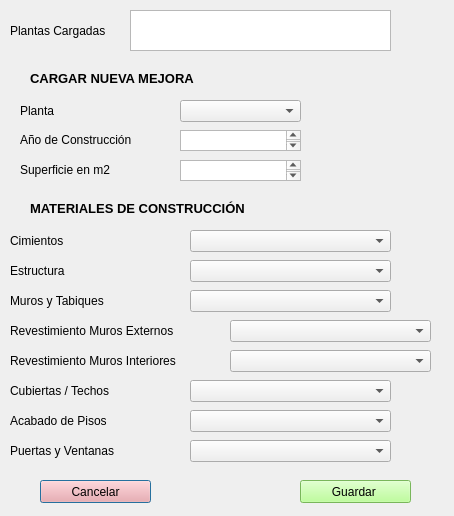
<?xml version="1.0" encoding="UTF-8"?>
<ui version="4.0">
 <class>Dialog</class>
 <widget class="QDialog" name="Dialog">
  <property name="geometry">
   <rect>
    <x>0</x>
    <y>0</y>
    <width>454</width>
    <height>516</height>
   </rect>
  </property>
  <property name="windowTitle">
   <string>Dialog</string>
  </property>
  <widget class="QListWidget" name="list_bbdd">
   <property name="geometry">
    <rect>
     <x>130</x>
     <y>10</y>
     <width>261</width>
     <height>41</height>
    </rect>
   </property>
  </widget>
  <widget class="QLabel" name="label">
   <property name="geometry">
    <rect>
     <x>10</x>
     <y>20</y>
     <width>111</width>
     <height>21</height>
    </rect>
   </property>
   <property name="font">
    <font>
     <pointsize>9</pointsize>
    </font>
   </property>
   <property name="text">
    <string>Plantas Cargadas</string>
   </property>
  </widget>
  <widget class="QComboBox" name="comboBox_planta">
   <property name="geometry">
    <rect>
     <x>180</x>
     <y>100</y>
     <width>121</width>
     <height>22</height>
    </rect>
   </property>
   <item>
    <property name="text">
     <string/>
    </property>
   </item>
   <item>
    <property name="text">
     <string>Planta Baja</string>
    </property>
   </item>
   <item>
    <property name="text">
     <string>Piso 1</string>
    </property>
   </item>
   <item>
    <property name="text">
     <string>Piso 2</string>
    </property>
   </item>
   <item>
    <property name="text">
     <string>Piso 3</string>
    </property>
   </item>
   <item>
    <property name="text">
     <string>Piso 4</string>
    </property>
   </item>
   <item>
    <property name="text">
     <string>Piso 5</string>
    </property>
   </item>
   <item>
    <property name="text">
     <string>Piso 6</string>
    </property>
   </item>
   <item>
    <property name="text">
     <string>Piso 7</string>
    </property>
   </item>
  </widget>
  <widget class="QLabel" name="label_2">
   <property name="geometry">
    <rect>
     <x>30</x>
     <y>70</y>
     <width>251</width>
     <height>16</height>
    </rect>
   </property>
   <property name="font">
    <font>
     <pointsize>10</pointsize>
     <weight>75</weight>
     <bold>true</bold>
    </font>
   </property>
   <property name="text">
    <string>CARGAR NUEVA MEJORA</string>
   </property>
  </widget>
  <widget class="QLabel" name="label_3">
   <property name="geometry">
    <rect>
     <x>20</x>
     <y>100</y>
     <width>111</width>
     <height>21</height>
    </rect>
   </property>
   <property name="font">
    <font>
     <pointsize>9</pointsize>
    </font>
   </property>
   <property name="text">
    <string>Planta</string>
   </property>
  </widget>
  <widget class="QLabel" name="label_26">
   <property name="geometry">
    <rect>
     <x>20</x>
     <y>130</y>
     <width>141</width>
     <height>20</height>
    </rect>
   </property>
   <property name="font">
    <font>
     <pointsize>9</pointsize>
    </font>
   </property>
   <property name="text">
    <string>Año de Construcción</string>
   </property>
  </widget>
  <widget class="QPlainTextEdit" name="anyo">
   <property name="geometry">
    <rect>
     <x>180</x>
     <y>130</y>
     <width>121</width>
     <height>21</height>
    </rect>
   </property>
  </widget>
  <widget class="QLabel" name="label_27">
   <property name="geometry">
    <rect>
     <x>20</x>
     <y>160</y>
     <width>121</width>
     <height>20</height>
    </rect>
   </property>
   <property name="font">
    <font>
     <pointsize>9</pointsize>
    </font>
   </property>
   <property name="text">
    <string>Superficie en m2</string>
   </property>
  </widget>
  <widget class="QPlainTextEdit" name="superficie">
   <property name="geometry">
    <rect>
     <x>180</x>
     <y>160</y>
     <width>121</width>
     <height>21</height>
    </rect>
   </property>
  </widget>
  <widget class="QLabel" name="label_4">
   <property name="geometry">
    <rect>
     <x>30</x>
     <y>200</y>
     <width>311</width>
     <height>16</height>
    </rect>
   </property>
   <property name="font">
    <font>
     <pointsize>10</pointsize>
     <weight>75</weight>
     <bold>true</bold>
    </font>
   </property>
   <property name="text">
    <string>MATERIALES DE CONSTRUCCIÓN</string>
   </property>
  </widget>
  <widget class="QLabel" name="label_5">
   <property name="geometry">
    <rect>
     <x>10</x>
     <y>230</y>
     <width>71</width>
     <height>21</height>
    </rect>
   </property>
   <property name="font">
    <font>
     <pointsize>9</pointsize>
    </font>
   </property>
   <property name="text">
    <string>Cimientos</string>
   </property>
  </widget>
  <widget class="QComboBox" name="comboBox_cimientos">
   <property name="geometry">
    <rect>
     <x>190</x>
     <y>230</y>
     <width>201</width>
     <height>22</height>
    </rect>
   </property>
   <item>
    <property name="text">
     <string/>
    </property>
   </item>
   <item>
    <property name="text">
     <string>Radier o Pilotaje</string>
    </property>
   </item>
   <item>
    <property name="text">
     <string>Hormigón Armado</string>
    </property>
   </item>
   <item>
    <property name="text">
     <string>Hormigón</string>
    </property>
   </item>
   <item>
    <property name="text">
     <string>Hormigón Ciclópeo</string>
    </property>
   </item>
   <item>
    <property name="text">
     <string>Ladrillo y Cemento</string>
    </property>
   </item>
   <item>
    <property name="text">
     <string>Piedra y Barro</string>
    </property>
   </item>
   <item>
    <property name="text">
     <string>Sin Cimentación</string>
    </property>
   </item>
  </widget>
  <widget class="QLabel" name="label_6">
   <property name="geometry">
    <rect>
     <x>10</x>
     <y>260</y>
     <width>71</width>
     <height>21</height>
    </rect>
   </property>
   <property name="font">
    <font>
     <pointsize>9</pointsize>
    </font>
   </property>
   <property name="text">
    <string>Estructura</string>
   </property>
  </widget>
  <widget class="QLabel" name="label_7">
   <property name="geometry">
    <rect>
     <x>10</x>
     <y>290</y>
     <width>131</width>
     <height>21</height>
    </rect>
   </property>
   <property name="font">
    <font>
     <pointsize>9</pointsize>
    </font>
   </property>
   <property name="text">
    <string>Muros y Tabiques</string>
   </property>
  </widget>
  <widget class="QLabel" name="label_9">
   <property name="geometry">
    <rect>
     <x>10</x>
     <y>320</y>
     <width>211</width>
     <height>21</height>
    </rect>
   </property>
   <property name="font">
    <font>
     <pointsize>9</pointsize>
    </font>
   </property>
   <property name="text">
    <string>Revestimiento Muros Externos</string>
   </property>
  </widget>
  <widget class="QLabel" name="label_10">
   <property name="geometry">
    <rect>
     <x>10</x>
     <y>350</y>
     <width>211</width>
     <height>21</height>
    </rect>
   </property>
   <property name="font">
    <font>
     <pointsize>9</pointsize>
    </font>
   </property>
   <property name="text">
    <string>Revestimiento Muros Interiores</string>
   </property>
  </widget>
  <widget class="QLabel" name="label_11">
   <property name="geometry">
    <rect>
     <x>10</x>
     <y>380</y>
     <width>131</width>
     <height>21</height>
    </rect>
   </property>
   <property name="font">
    <font>
     <pointsize>9</pointsize>
    </font>
   </property>
   <property name="text">
    <string>Cubiertas / Techos</string>
   </property>
  </widget>
  <widget class="QLabel" name="label_12">
   <property name="geometry">
    <rect>
     <x>10</x>
     <y>410</y>
     <width>141</width>
     <height>21</height>
    </rect>
   </property>
   <property name="font">
    <font>
     <pointsize>9</pointsize>
    </font>
   </property>
   <property name="text">
    <string>Acabado de Pisos</string>
   </property>
  </widget>
  <widget class="QLabel" name="label_13">
   <property name="geometry">
    <rect>
     <x>10</x>
     <y>440</y>
     <width>141</width>
     <height>21</height>
    </rect>
   </property>
   <property name="font">
    <font>
     <pointsize>9</pointsize>
    </font>
   </property>
   <property name="text">
    <string>Puertas y Ventanas</string>
   </property>
  </widget>
  <widget class="QComboBox" name="comboBox_estructura">
   <property name="geometry">
    <rect>
     <x>190</x>
     <y>260</y>
     <width>201</width>
     <height>22</height>
    </rect>
   </property>
   <item>
    <property name="text">
     <string/>
    </property>
   </item>
   <item>
    <property name="text">
     <string>Hormigón Armado</string>
    </property>
   </item>
   <item>
    <property name="text">
     <string>Metálica</string>
    </property>
   </item>
   <item>
    <property name="text">
     <string>Piedra </string>
    </property>
   </item>
   <item>
    <property name="text">
     <string>Ladrillo o Madera</string>
    </property>
   </item>
   <item>
    <property name="text">
     <string>Sin Estructura</string>
    </property>
   </item>
  </widget>
  <widget class="QComboBox" name="comboBox_muros">
   <property name="geometry">
    <rect>
     <x>190</x>
     <y>290</y>
     <width>201</width>
     <height>22</height>
    </rect>
   </property>
   <item>
    <property name="text">
     <string/>
    </property>
   </item>
   <item>
    <property name="text">
     <string>Hormigón Armado</string>
    </property>
   </item>
   <item>
    <property name="text">
     <string>Piedra Cortada</string>
    </property>
   </item>
   <item>
    <property name="text">
     <string>Vidrio</string>
    </property>
   </item>
   <item>
    <property name="text">
     <string>Ladrillo </string>
    </property>
   </item>
   <item>
    <property name="text">
     <string>Bloques Prefabricados</string>
    </property>
   </item>
   <item>
    <property name="text">
     <string>Paneles o Aglomerados</string>
    </property>
   </item>
   <item>
    <property name="text">
     <string>Madera</string>
    </property>
   </item>
   <item>
    <property name="text">
     <string>Adobe</string>
    </property>
   </item>
   <item>
    <property name="text">
     <string>Tapial</string>
    </property>
   </item>
   <item>
    <property name="text">
     <string>Cañahueca o Similar</string>
    </property>
   </item>
  </widget>
  <widget class="QComboBox" name="comboBox_externos">
   <property name="geometry">
    <rect>
     <x>230</x>
     <y>320</y>
     <width>201</width>
     <height>22</height>
    </rect>
   </property>
   <item>
    <property name="text">
     <string/>
    </property>
   </item>
   <item>
    <property name="text">
     <string>Mármol</string>
    </property>
   </item>
   <item>
    <property name="text">
     <string>Cerámica</string>
    </property>
   </item>
   <item>
    <property name="text">
     <string>Mosaico/Madera</string>
    </property>
   </item>
   <item>
    <property name="text">
     <string>Piedra</string>
    </property>
   </item>
   <item>
    <property name="text">
     <string>Ladrillo Visto</string>
    </property>
   </item>
   <item>
    <property name="text">
     <string>Reboque Cal / Cemento</string>
    </property>
   </item>
   <item>
    <property name="text">
     <string>Yeso Pintado</string>
    </property>
   </item>
   <item>
    <property name="text">
     <string>Barro </string>
    </property>
   </item>
   <item>
    <property name="text">
     <string>Sin Acabado</string>
    </property>
   </item>
  </widget>
  <widget class="QComboBox" name="comboBox_interiores">
   <property name="geometry">
    <rect>
     <x>230</x>
     <y>350</y>
     <width>201</width>
     <height>22</height>
    </rect>
   </property>
   <item>
    <property name="text">
     <string/>
    </property>
   </item>
   <item>
    <property name="text">
     <string>Mármol</string>
    </property>
   </item>
   <item>
    <property name="text">
     <string>Cerámica/ Azulejo</string>
    </property>
   </item>
   <item>
    <property name="text">
     <string>Mosaico / Madera</string>
    </property>
   </item>
   <item>
    <property name="text">
     <string>Piedra</string>
    </property>
   </item>
   <item>
    <property name="text">
     <string>Revoque Cal / Cemento</string>
    </property>
   </item>
   <item>
    <property name="text">
     <string>Ladrillo Visto</string>
    </property>
   </item>
   <item>
    <property name="text">
     <string>Revoque Yeso</string>
    </property>
   </item>
   <item>
    <property name="text">
     <string>Revoque Barro</string>
    </property>
   </item>
   <item>
    <property name="text">
     <string>Sin Acabado</string>
    </property>
   </item>
  </widget>
  <widget class="QComboBox" name="comboBox_techos">
   <property name="geometry">
    <rect>
     <x>190</x>
     <y>380</y>
     <width>201</width>
     <height>22</height>
    </rect>
   </property>
   <item>
    <property name="text">
     <string/>
    </property>
   </item>
   <item>
    <property name="text">
     <string>Losa H° A°</string>
    </property>
   </item>
   <item>
    <property name="text">
     <string>Placas C / Cartón Asfáltico</string>
    </property>
   </item>
   <item>
    <property name="text">
     <string>Placas de Fibrocemento</string>
    </property>
   </item>
   <item>
    <property name="text">
     <string>Tejas</string>
    </property>
   </item>
   <item>
    <property name="text">
     <string>Calamina</string>
    </property>
   </item>
   <item>
    <property name="text">
     <string>Paja</string>
    </property>
   </item>
   <item>
    <property name="text">
     <string>Palmas / Hojas</string>
    </property>
   </item>
   <item>
    <property name="text">
     <string>Sin Acabado</string>
    </property>
   </item>
  </widget>
  <widget class="QComboBox" name="comboBox_pisos">
   <property name="geometry">
    <rect>
     <x>190</x>
     <y>410</y>
     <width>201</width>
     <height>22</height>
    </rect>
   </property>
   <item>
    <property name="text">
     <string/>
    </property>
   </item>
   <item>
    <property name="text">
     <string>Mármol</string>
    </property>
   </item>
   <item>
    <property name="text">
     <string>Cerámica Esmaltada</string>
    </property>
   </item>
   <item>
    <property name="text">
     <string>Alfombrado</string>
    </property>
   </item>
   <item>
    <property name="text">
     <string>Parket</string>
    </property>
   </item>
   <item>
    <property name="text">
     <string>Placas / Piedra</string>
    </property>
   </item>
   <item>
    <property name="text">
     <string>Machihembre</string>
    </property>
   </item>
   <item>
    <property name="text">
     <string>Ladrillo</string>
    </property>
   </item>
   <item>
    <property name="text">
     <string>Cemento</string>
    </property>
   </item>
   <item>
    <property name="text">
     <string>Tierra</string>
    </property>
   </item>
  </widget>
  <widget class="QComboBox" name="comboBox_ventanas">
   <property name="geometry">
    <rect>
     <x>190</x>
     <y>440</y>
     <width>201</width>
     <height>22</height>
    </rect>
   </property>
   <item>
    <property name="text">
     <string/>
    </property>
   </item>
   <item>
    <property name="text">
     <string>Aluminio</string>
    </property>
   </item>
   <item>
    <property name="text">
     <string>Madera Tipo 1</string>
    </property>
   </item>
   <item>
    <property name="text">
     <string>Metal Tipo 1</string>
    </property>
   </item>
   <item>
    <property name="text">
     <string>Madera Tipo 2</string>
    </property>
   </item>
   <item>
    <property name="text">
     <string>Metal Tipo 2</string>
    </property>
   </item>
   <item>
    <property name="text">
     <string>Madera Tipo 3</string>
    </property>
   </item>
   <item>
    <property name="text">
     <string>Sin Puerta / Ventana</string>
    </property>
   </item>
   <item>
    <property name="text">
     <string>Sin Acabado</string>
    </property>
   </item>
  </widget>
  <widget class="QPushButton" name="btn_cancelar">
   <property name="geometry">
    <rect>
     <x>40</x>
     <y>480</y>
     <width>111</width>
     <height>23</height>
    </rect>
   </property>
   <property name="styleSheet">
    <string notr="true">background-color:rgb(255, 155, 155)</string>
   </property>
   <property name="text">
    <string>Cancelar</string>
   </property>
  </widget>
  <widget class="QPushButton" name="btn_guardar">
   <property name="geometry">
    <rect>
     <x>300</x>
     <y>480</y>
     <width>111</width>
     <height>23</height>
    </rect>
   </property>
   <property name="styleSheet">
    <string notr="true">background-color:rgb(170, 255, 127)</string>
   </property>
   <property name="text">
    <string>Guardar </string>
   </property>
  </widget>
 </widget>
 <resources/>
 <connections/>
</ui>
